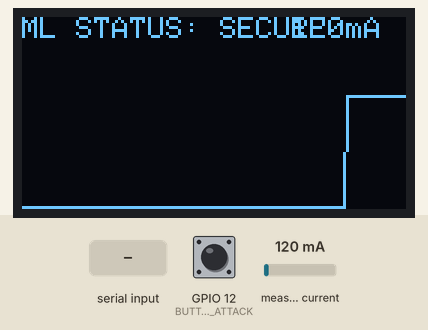
A sketch run on a simulated ESP32. Parts: 128×64 one-colour display. The test bench sets the inputs (shaded band); at power-on: GPIO 12 (BUTTON_PIN_ATTACK) HIGH, measured current 120 mA. Random numbers use the default seed unless the sketch sets one; what the sketch prints to the serial monitor is not drawn.

Above: at 2.2 s.
2.3 s: "1" received over Serial
At 2.79 s:
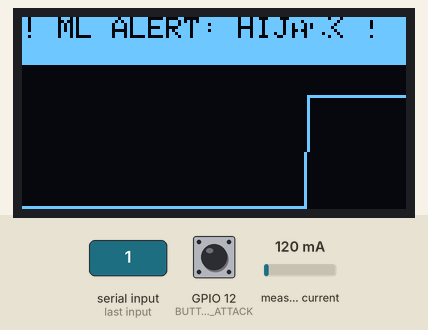
4.7 s: GPIO 12 (BUTTON_PIN_ATTACK) pulled LOW for 0.15 s
At 5.01 s:
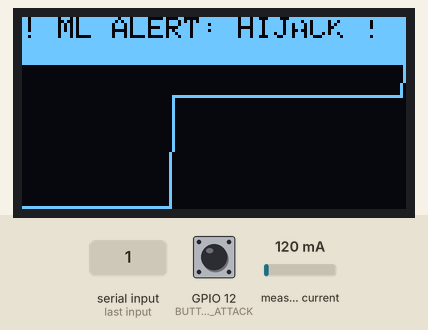
5.4 s: measured current set to 40 mA
At 5.67 s:
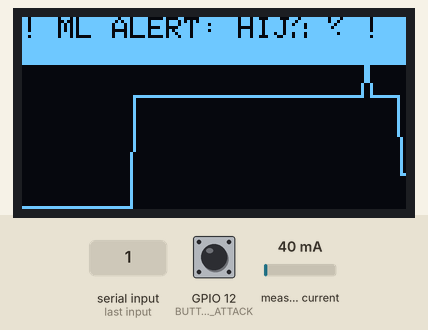
7.0 s: GPIO 12 (BUTTON_PIN_ATTACK) pulled LOW for 1 s
At 8.09 s:
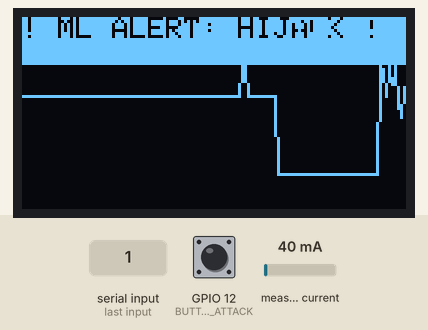
8.6 s: measured current set to 500 mA
At 9.37 s:
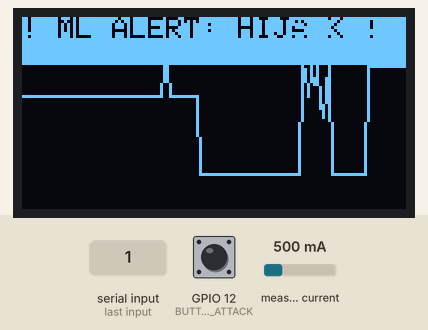
10.4 s: measured current set to 1000 mA
At 10.62 s:
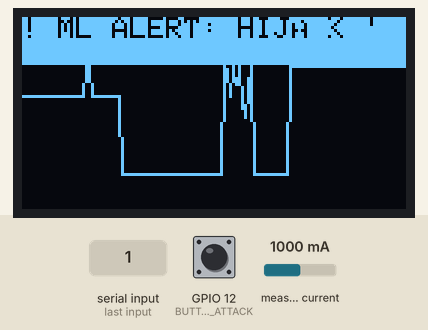
Timing chart, 0 to 12.9 s (numbered marks = the images above; inputs shaded):
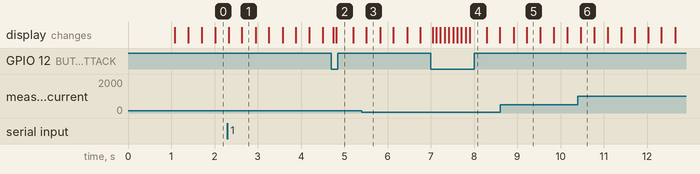

The sketch:

Single_ESP32_Simulation_Version.ino
```cpp
#include <Wire.h>
#include <Adafruit_INA219.h>
#include <Adafruit_GFX.h>
#include <Adafruit_SSD1306.h>

// Display configuration
#define SCREEN_WIDTH 128
#define SCREEN_HEIGHT 64
#define OLED_RESET -1

// Pin definitions
#define BUTTON_PIN_ATTACK 12

// Create display and sensor objects
Adafruit_SSD1306 display(SCREEN_WIDTH, SCREEN_HEIGHT, &Wire, OLED_RESET);
Adafruit_INA219 ina219;

// Buffer and state variables
const int WINDOW_SIZE = 128;
float powerData[WINDOW_SIZE];
int dataIndex = 0;

bool isAnomaly = false;
bool isSimulatingAttack = false;
bool buttonPressed = false;
int attackDuration = 0;
const int MAX_GRAPH_MA = 150;

void setup() {
  Serial.begin(115200);
  Wire.begin(21, 22);

  // Configure attack button
  pinMode(BUTTON_PIN_ATTACK, INPUT_PULLUP);

  // Initialize OLED
  if (!display.begin(SSD1306_SWITCHCAPVCC, 0x3C)) {
    Serial.println(F("SSD1306 allocation failed"));
    for (;;);
  }

  // Initialize INA219
  if (!ina219.begin()) {
    Serial.println(F("Failed to find INA219 chip"));
    for (;;);
  }

  // Initialize power data buffer
  for (int i = 0; i < WINDOW_SIZE; i++) {
    powerData[i] = 0;
  }

  // Display startup message
  display.clearDisplay();
  display.setTextSize(1);
  display.setTextColor(SSD1306_WHITE);
  display.setCursor(0, 20);
  display.println(F("WAITING FOR PC..."));
  display.display();

  delay(1000);
}

void loop() {
  // Check for attack button press
  if (digitalRead(BUTTON_PIN_ATTACK) == LOW) {
    delay(50);  // Debounce
    if (digitalRead(BUTTON_PIN_ATTACK) == LOW && !buttonPressed) {
      buttonPressed = true;
      isSimulatingAttack = true;
      attackDuration = 100;
      Serial.println(F("ATTACK_ON"));
      Serial.println(F("BUTTON: Attack simulation started"));
    }
  } else {
    buttonPressed = false;
    if (isSimulatingAttack) {
      isSimulatingAttack = false;
      Serial.println(F("ATTACK_OFF"));
      Serial.println(F("BUTTON: Attack simulation ended"));
    }
  }

  // Read current from INA219
  float current_mA = ina219.getCurrent_mA();

  // Add power spike during attack simulation
  if (isSimulatingAttack && attackDuration > 0) {
    current_mA += random(50, 150);
    attackDuration--;
    if (attackDuration == 0) {
      isSimulatingAttack = false;
      Serial.println(F("ATTACK_OFF"));
      Serial.println(F("BUTTON: Attack simulation ended"));
    }
  }

  // Send current value to Python script
  Serial.println(current_mA);

  // Receive anomaly verdict from Python script
  if (Serial.available() > 0) {
    char ai_status = Serial.read();
    if (ai_status == '1') {
      isAnomaly = true;
    } else if (ai_status == '0') {
      isAnomaly = false;
    }
  }

  // Store power data in circular buffer
  powerData[dataIndex] = current_mA;
  dataIndex++;
  if (dataIndex >= WINDOW_SIZE) {
    dataIndex = 0;
  }

  // Update OLED display
  drawInterface(current_mA);

  delay(20);  // ~50Hz sampling rate
}

void drawInterface(float current_mA) {
  display.clearDisplay();

  // Display status bar
  display.setTextSize(1);
  display.setCursor(0, 0);

  if (isAnomaly) {
    // Alert mode
    display.fillRect(0, 0, 128, 16, SSD1306_WHITE);
    display.setTextColor(SSD1306_BLACK);
    display.println(F("! ML ALERT: HIJACK !"));
    display.setTextColor(SSD1306_WHITE);
  } else {
    // Secure mode
    display.println(F("ML STATUS: SECURE"));
  }

  // Display current value
  display.setCursor(90, 0);
  display.print((int)current_mA);
  display.println(F("mA"));

  // Draw power trace graph
  int graphHeight = 48;
  int graphYOffset = 16;

  for (int i = 0; i < WINDOW_SIZE - 1; i++) {
    int readIndex = (dataIndex + i) % WINDOW_SIZE;
    int nextIndex = (dataIndex + i + 1) % WINDOW_SIZE;

    int y1 = graphYOffset + graphHeight - map(powerData[readIndex], 0, MAX_GRAPH_MA, 0, graphHeight);
    int y2 = graphYOffset + graphHeight - map(powerData[nextIndex], 0, MAX_GRAPH_MA, 0, graphHeight);

    y1 = constrain(y1, graphYOffset, 63);
    y2 = constrain(y2, graphYOffset, 63);

    display.drawLine(i, y1, i + 1, y2, SSD1306_WHITE);
  }

  display.display();
}
```
